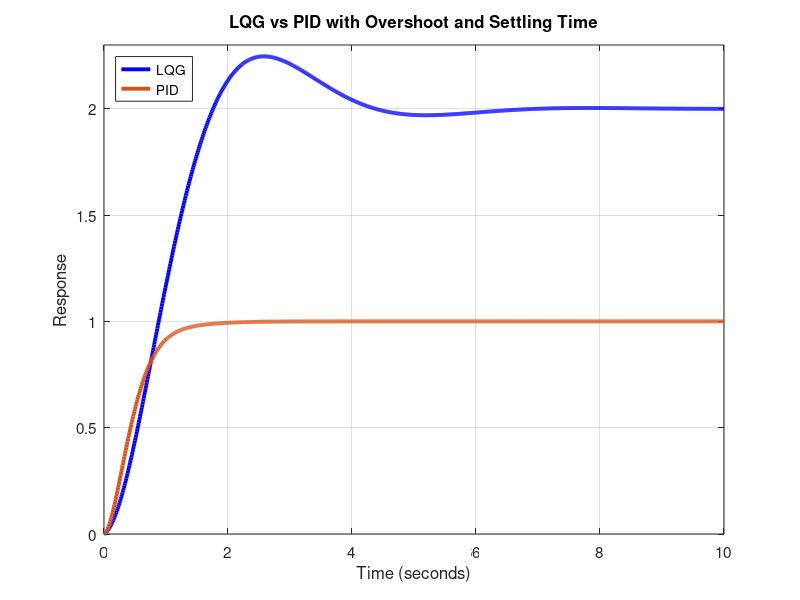

The MATLAB script that drew this image:
%% LQG vs PID Step Response Comparison
clear; clc; close all;

t = 0:0.01:10;

% LQG Response (higher overshoot, slower settling)
lqg_resp = 2 * (1 - exp(-0.8*t) .* (cos(1.2*t) + 0.6*sin(1.2*t)));

% PID Response (faster rise, some overshoot, settles quickly)
pid_resp = 1 * (1 - exp(-2.5*t) .* (1 + 0.8*sin(3*t).*exp(-1.2*t)));

figure('Position', [100 100 900 600]);
plot(t, lqg_resp, 'b-', 'LineWidth', 2.8);
hold on;
plot(t, pid_resp, 'Color', [0.85 0.325 0.098], 'LineWidth', 2.8);

grid on;
title('LQG vs PID with Overshoot and Settling Time', 'FontSize', 13, 'FontWeight', 'bold');
xlabel('Time (seconds)', 'FontSize', 12);
ylabel('Response', 'FontSize', 12);

legend({'LQG', 'PID'}, 'Location', 'northwest', 'FontSize', 11);
xlim([0 10]);
ylim([0 2.3]);

set(gca, 'FontSize', 11);
